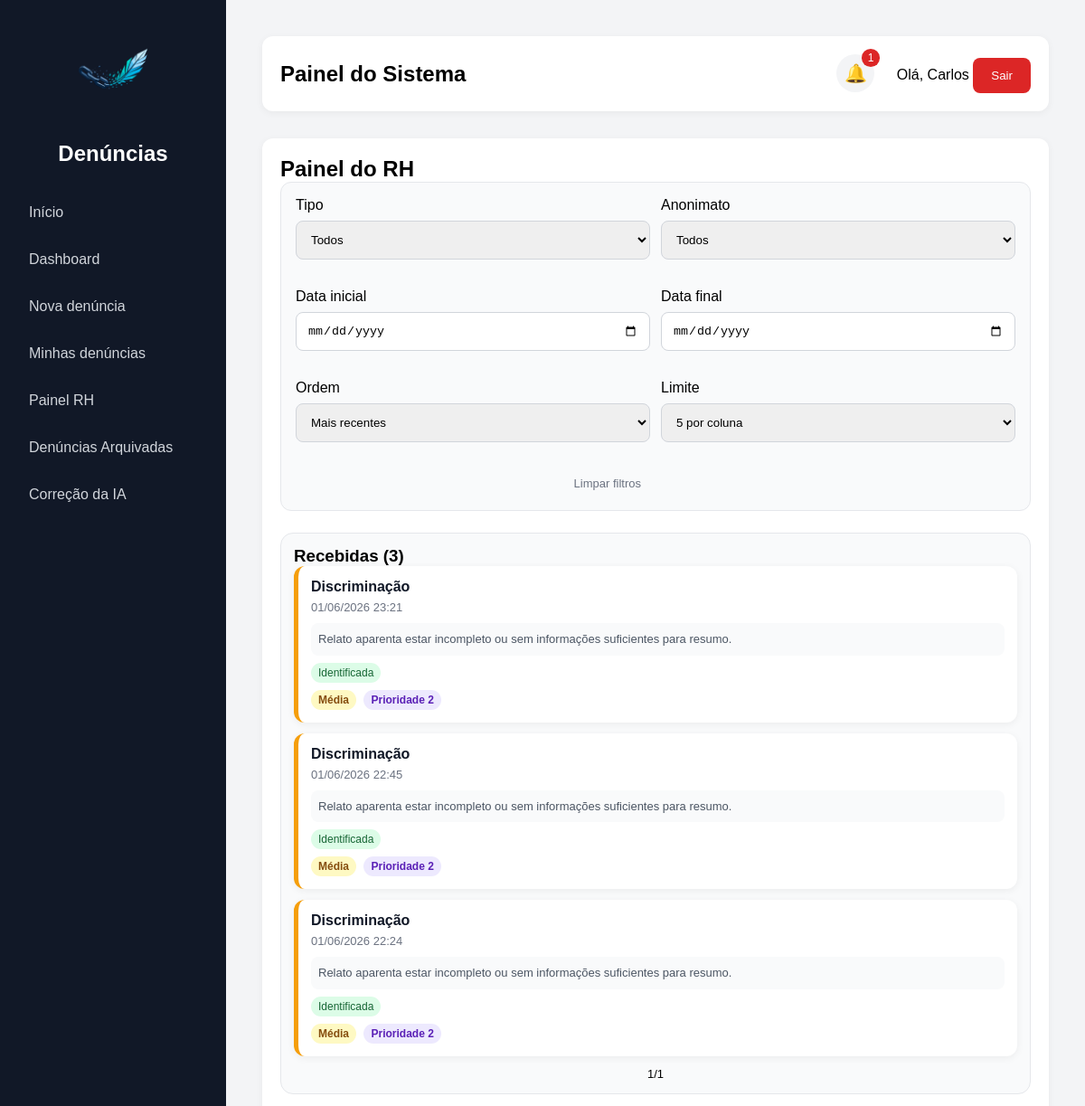
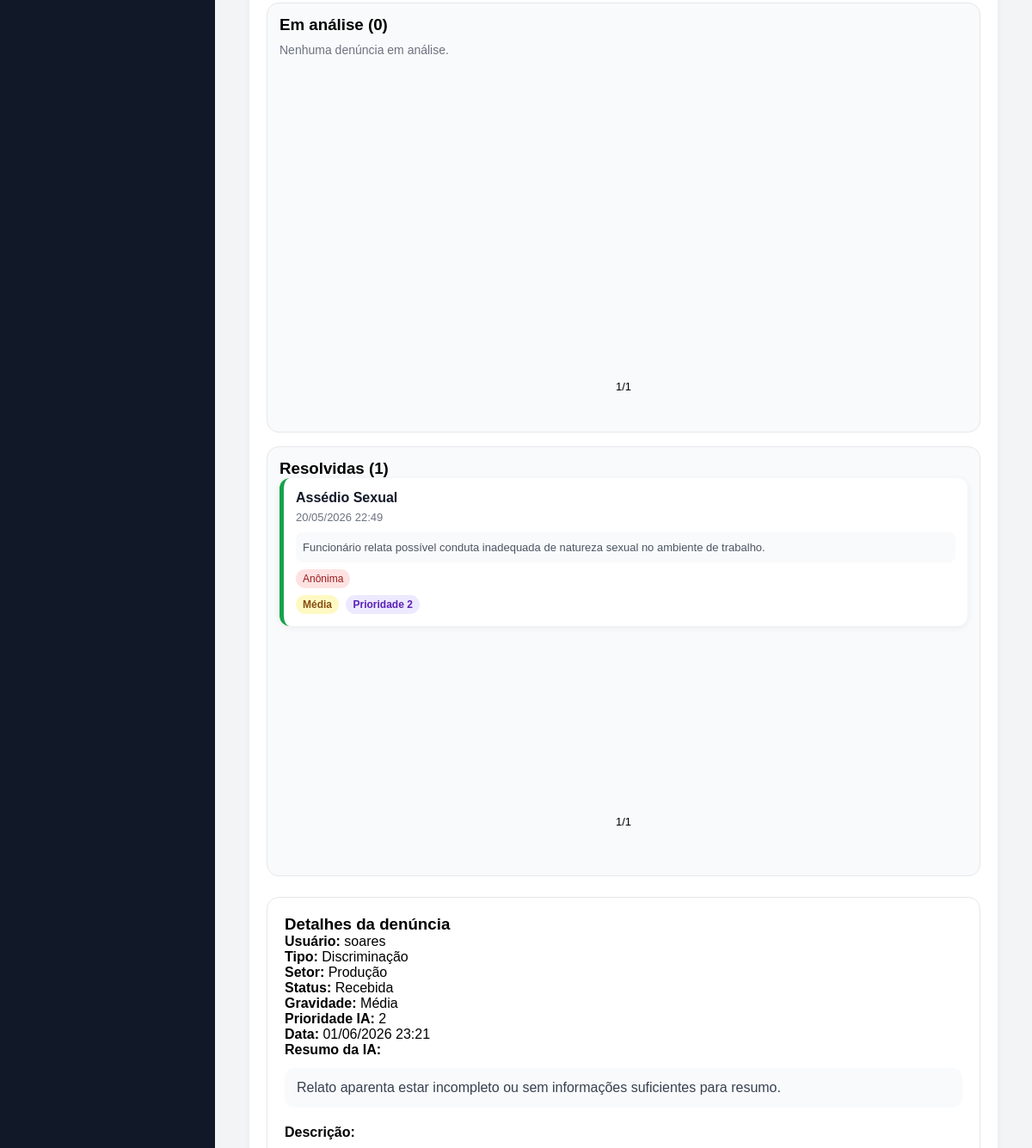
The page /painel-rh/71/ (signed in, upper part) on the database as committed earlier (2 pictures, top to bottom).
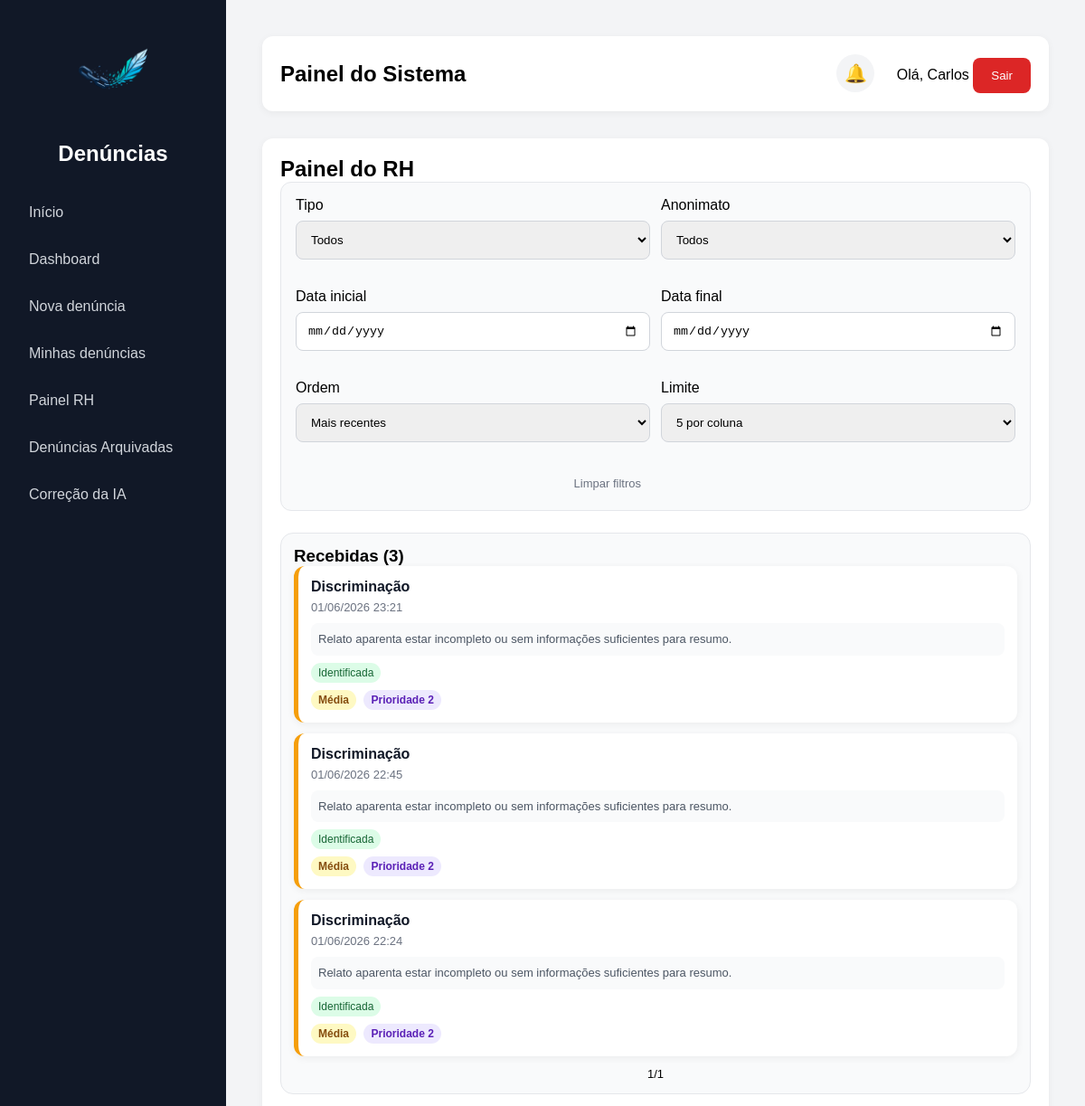
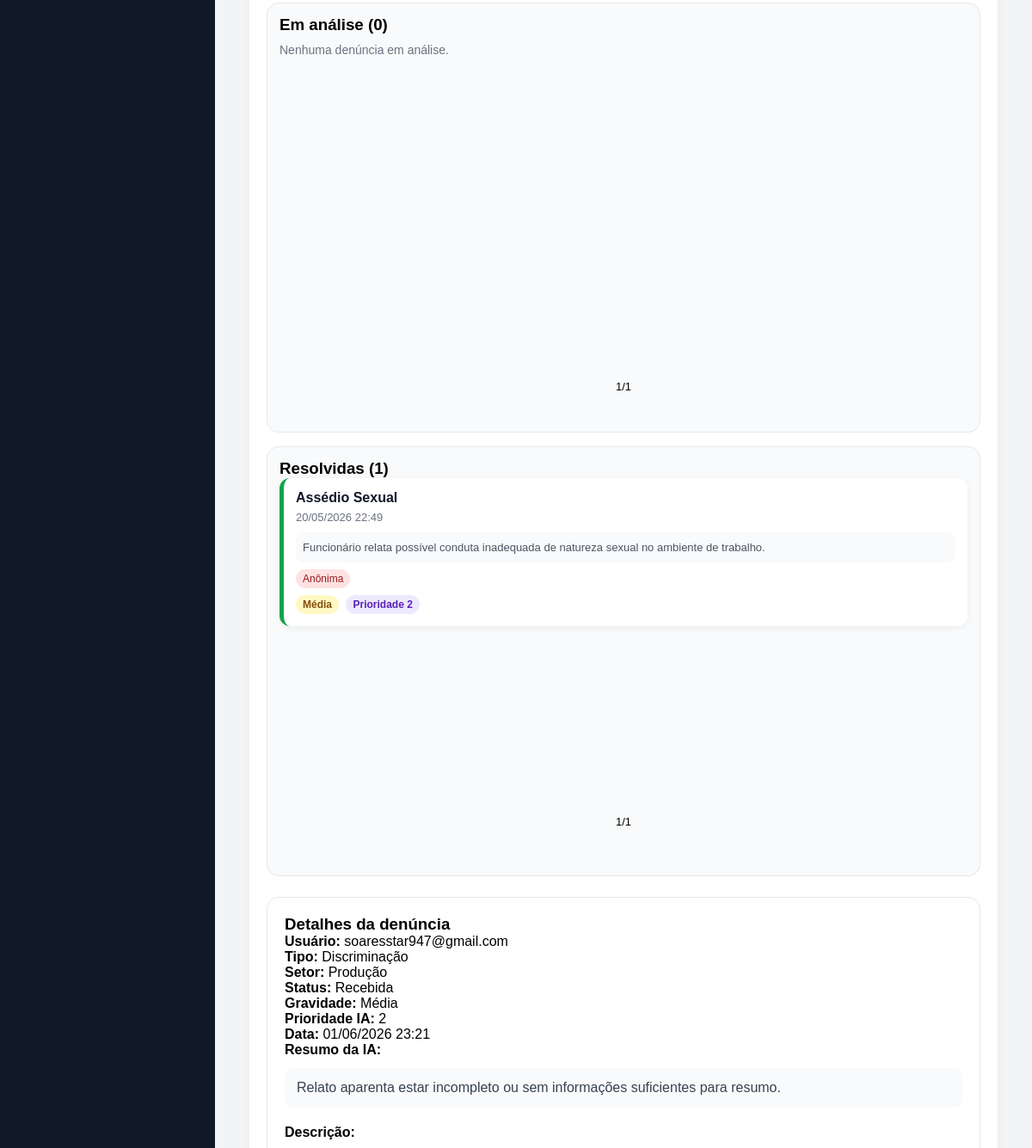
The same page on the database as committed later (2 pictures, top to bottom).
### denuncias/models.py (models this page shows, shortened)
class Denuncia(models.Model):
    TIPOS = [
    ('moral', 'Assédio Moral'),
    ('sexual', 'Assédio Sexual'),
    ('abuso', 'Abuso de Poder'),
    ('discriminacao', 'Discriminação'),
    ('ameaca', 'Ameaça'),
    ('violencia', 'Violência'),
    ('outros', 'Outros'),
    ]
    STATUS = [
        ("recebida", "Recebida"),
        ("analise", "Em análise"),
        ("resolvida", "Resolvida"),
    ]
    GRAVIDADES = [
    ('baixa', 'Baixa'),
    ('media', 'Média'),
    ('alta', 'Alta'),
    ('critica', 'Crítica'),
]
    usuario = models.ForeignKey(User, on_delete=models.SET_NULL, null=True, blank=True)
    descricao = models.TextField()
    tipo = models.CharField(max_length=20, choices=TIPOS)
    anonima = models.BooleanField(default=False)
    status = models.CharField(max_length=20, choices=STATUS, default="recebida")
    gravidade = models.CharField(
    max_length=20,
    choices=GRAVIDADES,
    default='baixa'
)
    urgente = models.BooleanField(default=False)
    prioridade_ia = models.IntegerField(default=1)
    resumo_ia = models.TextField(blank=True, null=True)
    data_criacao = models.DateTimeField(auto_now_add=True)
    arquivada = models.BooleanField(default=False)
    data_arquivamento = models.DateTimeField(null=True, blank=True)
    resposta_rh = models.TextField(blank=True, null=True)
    setor = models.ForeignKey(Setor, on_delete=models.SET_NULL, null=True, blank=True)
    exibir_setor = models.BooleanField(default=True)
    link_anexo = models.URLField(blank=True, null=True)

class Setor(models.Model):
    nome = models.CharField(max_length=100)

### denuncias/views.py (the view)
# urls.py: path('painel-rh/', painel_rh, name='painel_rh'),
@login_required
def painel_rh(request, denuncia_id=None):
    from django.utils import timezone
    from datetime import timedelta
    limite_arquivamento = timezone.now() - timedelta(days=30)
    Denuncia.objects.filter(
        status='resolvida',
        arquivada=False,
        data_criacao__lte=limite_arquivamento
    ).update(
        arquivada=True,
        data_arquivamento=timezone.now()
    )
    eh_rh = request.user.groups.filter(name="RH").exists()
    eh_admin = request.user.groups.filter(name="Administrador").exists()
    eh_superuser = request.user.is_superuser
    if not (eh_rh or eh_admin or eh_superuser):
        return redirect("home")
    tipo = request.GET.get("tipo")
    anonima = request.GET.get("anonima")
    data_inicio = request.GET.get("data_inicio")
    data_fim = request.GET.get("data_fim")
    ordem = request.GET.get("ordem", "recentes")
    limite = request.GET.get("limite", 5)
    try:
        limite = int(limite)
    except ValueError:
        limite = 5
    denuncias_base = Denuncia.objects.filter(arquivada=False)
    if tipo:
        denuncias_base = denuncias_base.filter(tipo=tipo)
    if anonima == "sim":
        denuncias_base = denuncias_base.filter(anonima=True)
    if anonima == "nao":
        denuncias_base = denuncias_base.filter(anonima=False)
    if data_inicio:
        denuncias_base = denuncias_base.filter(data_criacao__date__gte=data_inicio)
    if data_fim:
        denuncias_base = denuncias_base.filter(data_criacao__date__lte=data_fim)
    if ordem == 'antigas':
        denuncias_base = denuncias_base.order_by(
            '-prioridade_ia',
            'data_criacao'
        )
    else:
        denuncias_base = denuncias_base.order_by(
            '-prioridade_ia',
            '-data_criacao'
        )
    recebidas_lista = denuncias_base.filter(status="recebida")
    analise_lista = denuncias_base.filter(status="analise")
    resolvidas_lista = denuncias_base.filter(status="resolvida")
    denuncias_recebidas = Paginator(recebidas_lista, limite).get_page(
        request.GET.get("page_recebidas")
    )
    denuncias_analise = Paginator(analise_lista, limite).get_page(
        request.GET.get("page_analise")
    )
    denuncias_resolvidas = Paginator(resolvidas_lista, limite).get_page(
        request.GET.get("page_resolvidas")
    )
    denuncia_selecionada = None
    form = None
    if denuncia_id:
        denuncia_selecionada = Denuncia.objects.get(id=denuncia_id)
        if request.method == "POST":
            form = RespostaDenunciaForm(request.POST, instance=denuncia_selecionada)
            if form.is_valid():
                denuncia_atualizada = form.save()
                if denuncia_atualizada.usuario:
                    Notificacao.objects.create(
                        usuario=denuncia_atualizada.usuario,
                        titulo="Nova resposta do RH",
                        mensagem="Sua denúncia recebeu uma resposta ou atualização de status.",
                    )
                    channel_layer = get_channel_layer()
                    async_to_sync(channel_layer.group_send)(
                        f"user_{denuncia_atualizada.usuario.id}",
                        {
                            "type": "enviar_notificacao",
                            "titulo": "Nova resposta do RH",
                            "mensagem": "Sua denúncia recebeu uma resposta ou atualização de status.",
                        },
                    )
                    if denuncia_atualizada.usuario.email:
                        enviar_email_html(
                            assunto="Sua denúncia recebeu uma atualização",
                            mensagem_texto="Sua denúncia recebeu uma resposta ou teve o status atualizado.",
                            mensagem_html=f"""
                                <div style="font-family: Arial, sans-serif; background:#f4f6f8; padding:30px;">
                                    <div style="max-width:600px; margin:auto; background:white; padding:25px; border-radius:12px;">
                                        <h2 style="color:#1f2937;">Atualização da sua denúncia</h2>

                                        <p>Sua denúncia recebeu uma nova atualização.</p>

                                        <p>
                                            <strong>Status:</strong> {denuncia_atualizada.get_status_display()}
                                        </p>

                                        <p>
                                            <strong>Resposta do RH:</strong><br>
                                            {denuncia_atualizada.resposta_rh or "Ainda sem resposta escrita."}
                                        </p>

                                        <p style="margin-top:20px;">
                                            Acesse o sistema para acompanhar os detalhes.
                                        </p>
                                    </div>
                                </div>
                            """,
                            destinatarios=[denuncia_atualizada.usuario.email],
                        )
                messages.success(request, "Resposta enviada com sucesso!")
                return redirect("painel_rh")
        else:
            form = RespostaDenunciaForm(instance=denuncia_selecionada)
    tipos_filtro = [
        {
            "valor": valor,
            "nome": nome
        }
        for valor, nome in Denuncia.TIPOS
    ]
    return render(
        request,
        "denuncias/painel_rh.html",
        {
            "denuncias_recebidas": denuncias_recebidas,
            "denuncias_analise": denuncias_analise,
            "denuncias_resolvidas": denuncias_resolvidas,
            "denuncia_selecionada": denuncia_selecionada,
            "form": form,
            "tipos_filtro": tipos_filtro,
            "anonima_filtro": anonima,
            "data_inicio": data_inicio,
            "data_fim": data_fim,
            "ordem": ordem,
            "limite": limite,
        },
    )

### denuncias/forms.py
class RespostaDenunciaForm(forms.ModelForm):
    class Meta:
        model = Denuncia
        fields = ['status', 'resposta_rh']

### denuncias/context_processors.py (called while the page is built, shortened)
def grupos_usuario(request):
    notificacoes = Notificacao.objects.filter(
        usuario=request.user
    ).order_by('-data_criacao')[:5]
    total_nao_lidas = Notificacao.objects.filter(
        usuario=request.user,
        lida=False
    ).count()
    return {
        'ui_rh': request.user.groups.filter(name='RH').exists(),
        'ui_admin': request.user.groups.filter(name='Administrador').exists() or request.user.is_superuser,
        'notificacoes': notificacoes,
        'total_nao_lidas': total_nao_lidas,
    }

### denuncias/templates/denuncias/painel_rh.html (shortened to what the changed rows need)
{% extends 'base.html' %}
{% block content %}
<h2>Painel do RH</h2>
<div class="kanban-layout">
    <div class="kanban-board">
        <div class="kanban-column"
     data-status="recebida">
            <div class="kanban-cards">
            {% for d in denuncias_recebidas %}
            <a href="/painel-rh/{{ d.id }}/"
   draggable="true"
   data-id="{{ d.id }}" class="kanban-card card-recebida {% if d.urgente %}card-urgente{% endif %}">
                <strong>{{ d.get_tipo_display }}</strong>
                <div class="kanban-meta">{{ d.data_criacao|date:"d/m/Y H:i" }}</div>
                <div class="kanban-resumo">
    {{ d.resumo_ia|truncatechars:120 }}
</div>
                {% if d.anonima %}
                <span class="badge badge-anonima">Anônima</span>
                {% else %}
                <span class="badge badge-identificada">Identificada</span>
                {% endif %}
                <br>
<span class="badge-gravidade gravidade-{{ d.gravidade }}">
    {{ d.get_gravidade_display }}
</span>
<span class="badge-prioridade">
    Prioridade {{ d.prioridade_ia }}
</span>
            </a>
            {% empty %}
            <p class="empty-column">Nenhuma denúncia recebida.</p>
            {% endfor %}
            </div>
        </div>
    </div>
    <div class="detalhes-box">
        {% if denuncia_selecionada %}
        <h3>Detalhes da denúncia</h3>
        <p><strong>Usuário:</strong>
            {% if denuncia_selecionada.anonima %}
            Anônimo
            {% else %}
            {{ denuncia_selecionada.usuario.username }}
            {% endif %}
        </p>
        <p><strong>Tipo:</strong> {{ denuncia_selecionada.get_tipo_display }}</p>
        <p>
    <strong>Setor:</strong>
    {% if denuncia_selecionada.exibir_setor %}
        {% if denuncia_selecionada.setor %}
            {{ denuncia_selecionada.setor.nome }}
        {% else %}
            Não informado
        {% endif %}
    {% else %}
        Setor ocultado pelo funcionário
    {% endif %}
</p>
        <p><strong>Status:</strong> {{ denuncia_selecionada.get_status_display }}</p>
        <p>
    <strong>Gravidade:</strong>
    {{ denuncia_selecionada.get_gravidade_display }}
</p>
<p>
    <strong>Prioridade IA:</strong>
    {{ denuncia_selecionada.prioridade_ia }}
</p>
        <p><strong>Data:</strong> {{ denuncia_selecionada.data_criacao|date:"d/m/Y H:i" }}</p>
        {% if denuncia_selecionada.resumo_ia %}
    <strong>Resumo da IA:</strong>
    <div class="descricao-box">
        {{ denuncia_selecionada.resumo_ia }}
    </div>
{% endif %}
        <strong>Descrição:</strong>
        {% else %}
        <h3>Selecione uma denúncia</h3>
        <p class="empty-column">Clique em um card para visualizar e responder.</p>
        {% endif %}
    </div>
</div>
{% endblock %}

### denuncias/templates/base.html (shortened to what this page needs)
<!DOCTYPE html>
<html lang="pt-br">
<head>
    <link rel="stylesheet"
href="https://cdnjs.cloudflare.com/ajax/libs/font-awesome/6.5.2/css/all.min.css">
</head>
<body>
    <aside>
        <div class="logo-box">
            <img src="/static/img/logo.png" alt="Logo do sistema" class="logo-sistema">
            <h2>Denúncias</h2>
        </div>
        <a href="/">Início</a>
        {% if user.is_authenticated %}
            <a href="/dashboard/">Dashboard</a>
            <a href="/denuncia/">Nova denúncia</a>
            <a href="/minhas-denuncias/">Minhas denúncias</a>
            {% if ui_rh or ui_admin %}
                <a href="/painel-rh/">Painel RH</a>
                <a href="/denuncias-arquivadas/">Denúncias Arquivadas</a>
                <a href="/feedback-ia/">Correção da IA</a>
            {% endif %}
        {% else %}
            <a href="/login/">Entrar</a>
            <a href="{% url 'password_reset' %}">
    Esqueci minha senha
</a>
        {% endif %}
    </aside>
    <main>
        <div class="topbar">
            <div>
                <h2>Painel do Sistema</h2>
            </div>
            <div>
                {% if user.is_authenticated %}
                    <div class="notification-wrapper">
                        <button type="button" class="notification-bell" onclick="toggleNotifications()">
                            🔔
                            {% if total_nao_lidas > 0 %}
                                <span class="notification-count">
                                    {{ total_nao_lidas }}
                                </span>
                            {% endif %}
                        </button>
                    </div>
                    <span>Olá, {{ user.username }}</span>
                    <form method="post" action="{% url 'logout' %}" style="display:inline;">
    <button class="logout-btn" type="submit">Sair</button>
</form>
                {% endif %}
            </div>
        </div>
        <div class="card">
            {% block content %}
            {% endblock %}
        </div>
    </main>
</body>
</html>

Rows that differ between the two databases and show on the page:
changed through a linked row, Denuncia "Recebida": usuario.username "soares" → "soaresstar947@gmail.com"
Other text that changed with them:
{{ total_nao_lidas }}: "1" → (not shown)
